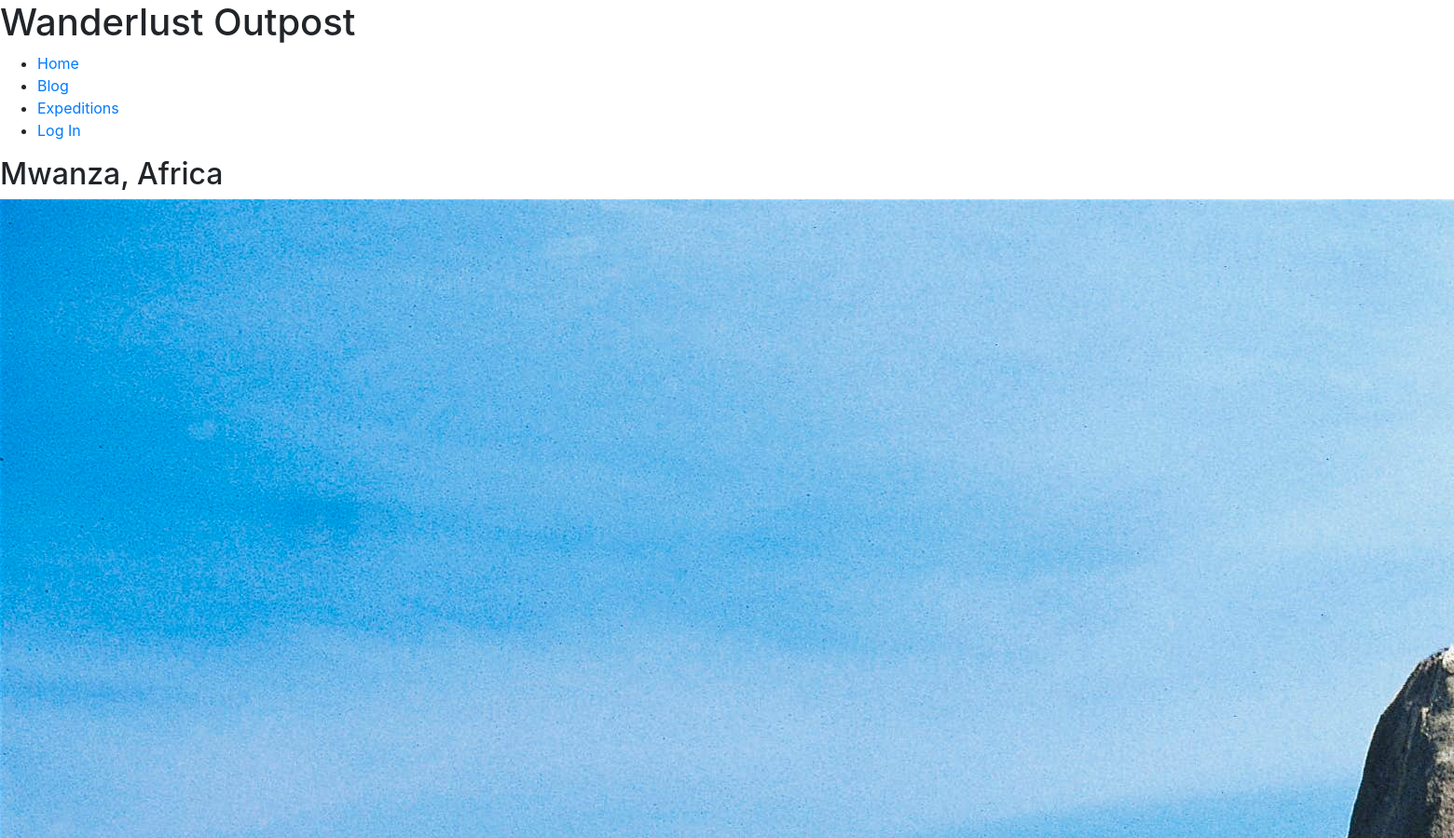
Page /adventure.php?pid=13 (upper part) on the earlier database version.
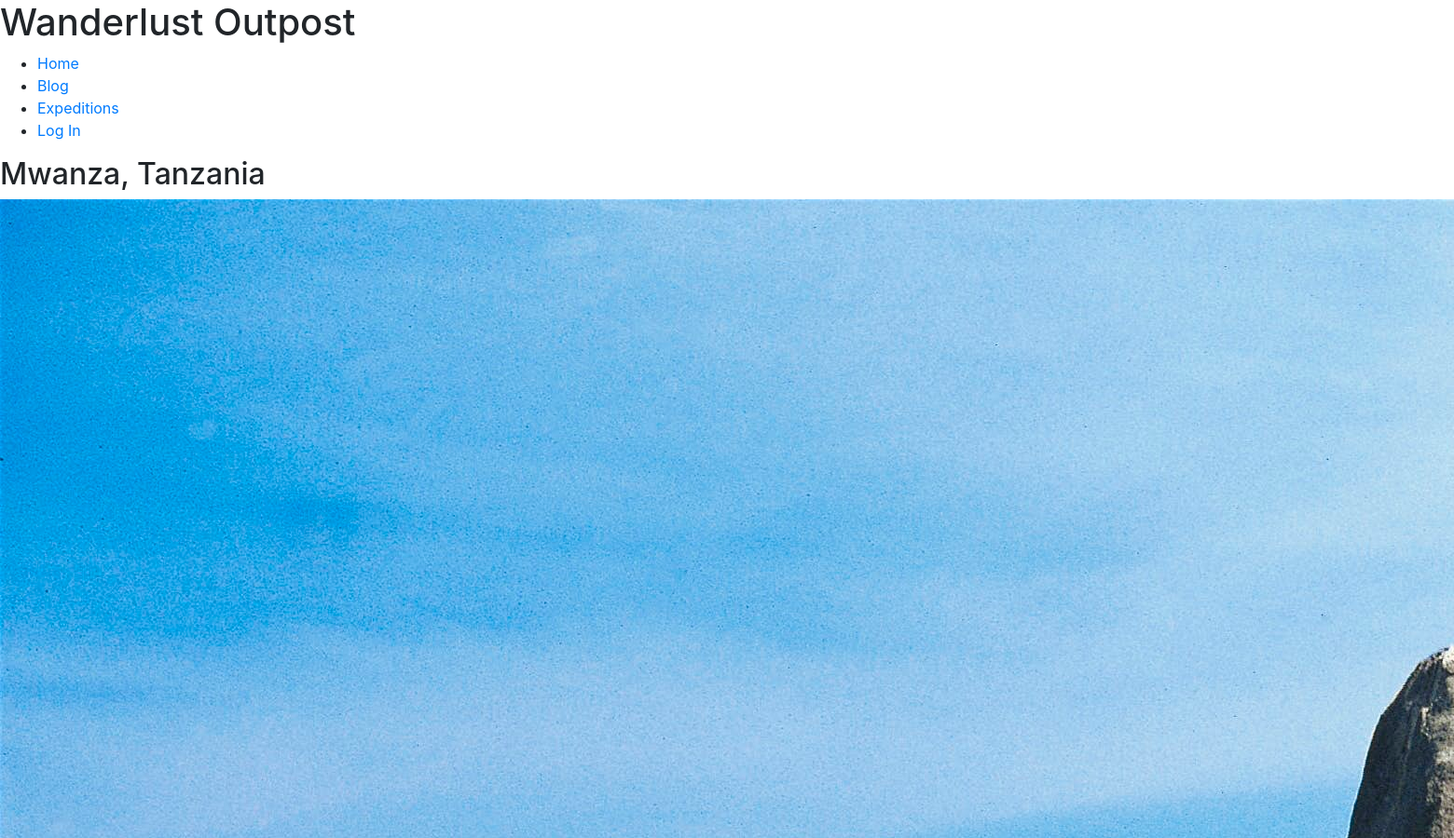
Same page on the later database version.
### tables this page shows
CREATE TABLE `sitemap` (
  `PageTitle` varchar(32) NOT NULL,
  `BGImg` varchar(32) DEFAULT NULL,
  `BGImgAlt` text,
  `pageID` int NOT NULL,
  `PageName` varchar(45) NOT NULL,
  `Content` longtext,
  `NavItem` tinyint DEFAULT NULL,
  `url` varchar(45) DEFAULT NULL,
  PRIMARY KEY (`pageID`)
);

### adventure.php (the view, shortened to what this page needs)
<?php
require("includes/page.php");
class AdventurePage extends Page{
  public function Display($pageID){
    $this->  DisplayContent();
  }
    ?>
      <?php
  public function DisplayContent(){
    if (isset($_GET['pid'])){
      $db = new mysqli('localhost', 'glazpmck_ics325_web', 'ICS325.01-2020', "glazpmck_ics325");
      $id = $db->real_escape_string($_GET['pid']);
      $query = "Select * From sitemap where pageID = '$id'";
      $result = $db->query($query);
      $row=$result->fetch_array(MYSQLI_ASSOC);
      ?>
      <section class="page-title">
        <h2><?= $row['PageTitle'] ?></h2>
      </section>
      <div class="exp-img">
        <img src="img/<?=$row['BGImg']?>" alt="<?=$row['BGImgAlt']?>" />
      </div>
      <?php
    }
  }
}
$adventure = new AdventurePage();
$adventure->Display($_GET['pid']);
?>

Differences in the rows shown:
changed sitemap: PageTitle "Mwanza, Africa" → "Mwanza, Tanzania"
